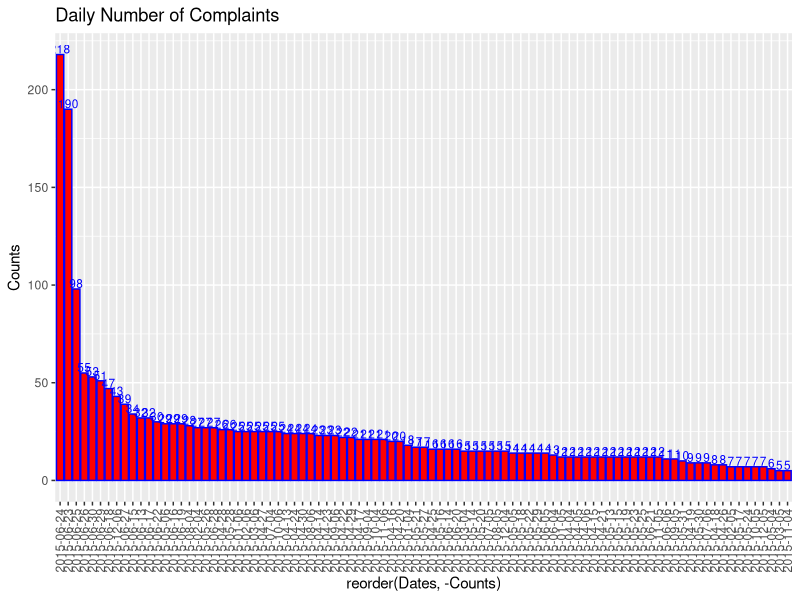
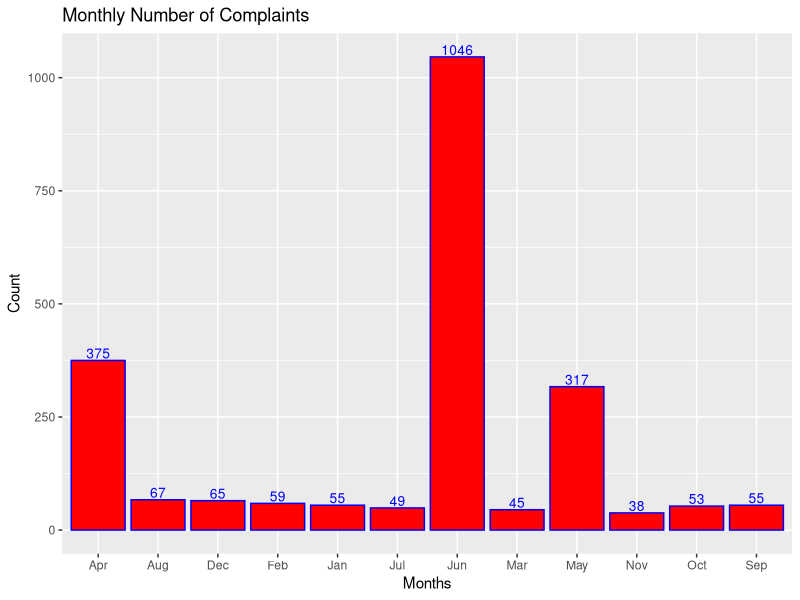
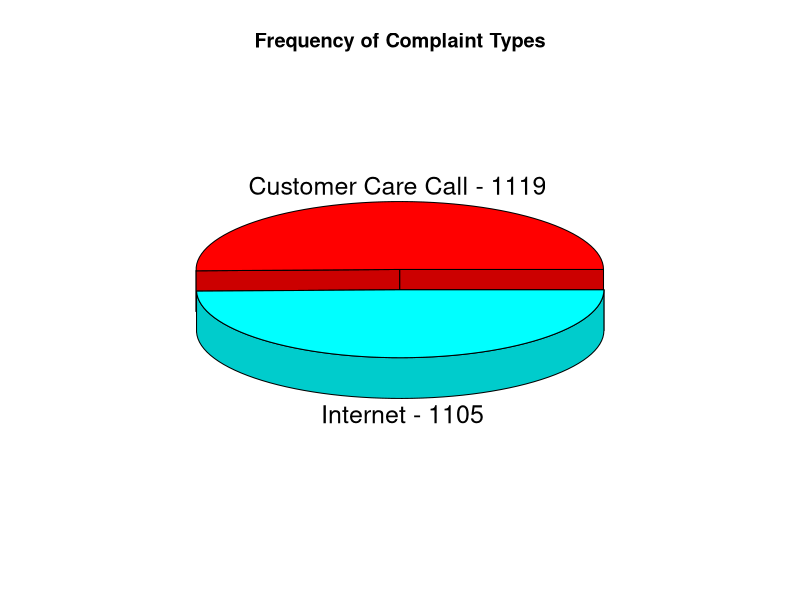
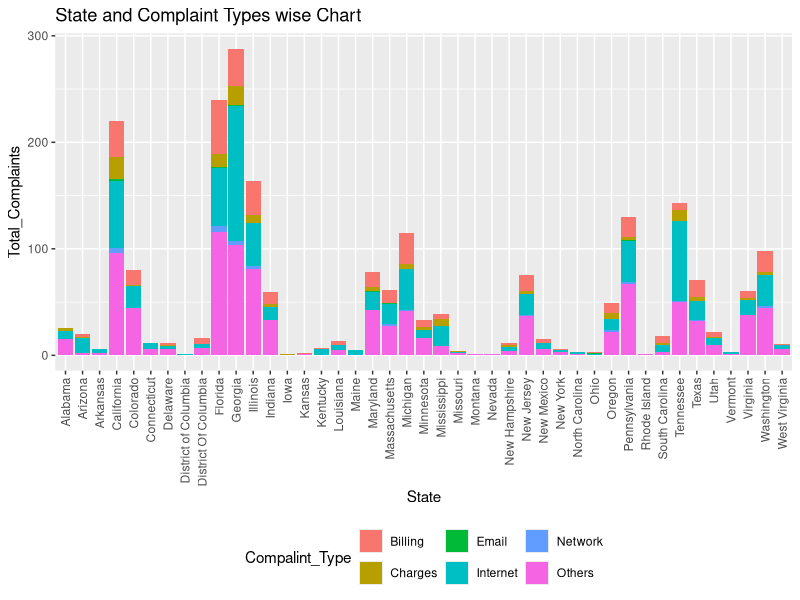
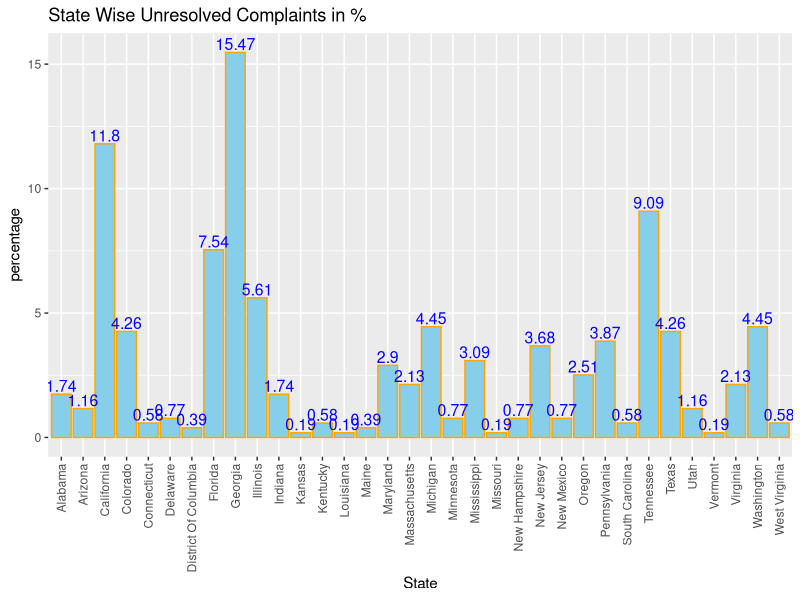
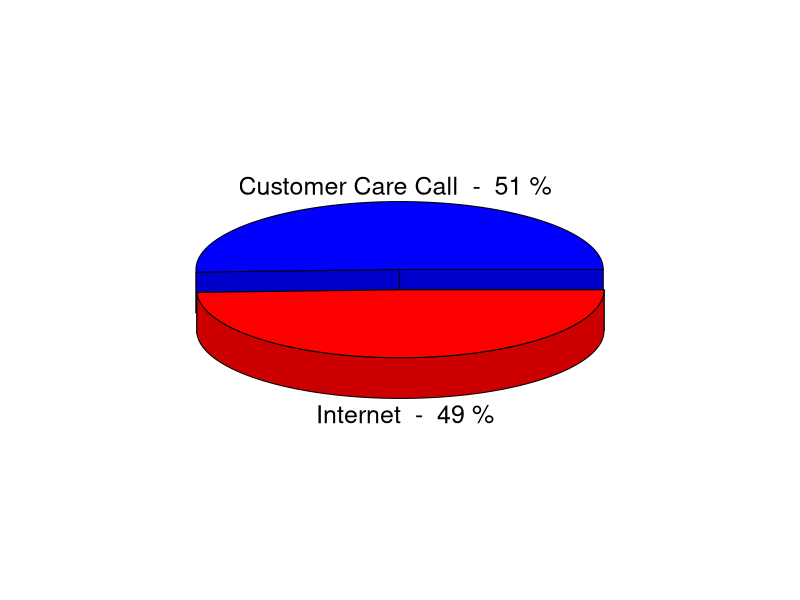

Generate these figures, in order, with R:
getwd()
setwd("C:/Users/rajan/Documents/Datasets")

library(ggplot2)
library(caTools)
library(dplyr)
library(lubridate)

#### Importing Data sets

comsdata <- read.csv("Comcast Telecom Complaints data.csv")

#### Finding NAs

sum(is.na(comsdata))
colSums(is.na(comsdata))


# Adding a new variable as a count

Countsdata = "1"
comsdata$count <- Countsdata
head(comsdata)

#### Trend Chart for Daily and Monthly ####

# Daily


date1 <- parse_date_time(comsdata$Date,orders = "%d!-%m!-%y!") # (Using lubridate Library )
date1
comsdata$Date <- date1
head(comsdata)


datetable <-as.data.frame( table(comsdata$Date,comsdata$count))
datetable
names(datetable)[1] <- paste("Dates")
names(datetable)[3] <- paste("Counts")

bar_theme1<- theme(axis.text.x = element_text(angle = 90, hjust = 1, vjust = 0.5), 
                   legend.position="top" )


ggplot(data = datetable,aes(x = reorder(Dates,-Counts) ,y = Counts)) + geom_bar(stat = "identity",fill = "Red",color = "blue")  +bar_theme1 + ggtitle("Daily Number of Complaints") + geom_text(aes(label = Counts),vjust = -0.1,size = 3, color = "blue")

# Monthly

Month<- format(comsdata$Date,"%m")  # Month Done
Month <- month.abb[as.integer(Month)]
Month
comsdata$Months <- Month
head(comsdata)
monthtable <- as.data.frame(table(comsdata$Months,comsdata$count))
monthtable
names(monthtable)[1] <- paste("Months")
names(monthtable)[3] <- paste("Count")
head(monthtable)
names(monthtable)
monthtable$Var2 <- NULL


ggplot(data = monthtable,aes(x = Months ,y = Count)) + 
  geom_bar(stat = "identity",fill = "Red",color = "blue") + 
  ggtitle("Monthly Number of Complaints") + 
  geom_text(aes(label = Count),vjust = -0.2,size = 3.5, color = "blue")

#### Table With the Frequency of Complain Types ####


complaints <- as.data.frame(table(comsdata$Received.Via))
complaints

names(complaints)[1] <- paste("Received")
names(complaints)[2] <- paste("ComplaintsNo")
complaints


label = paste(complaints$Received,"-",complaints$ComplaintsNo)
label

library(plotrix)
pie3D(complaints$ComplaintsNo,labels = label ,
      explode = 0.1,
      font = 5,
      main = "Frequency of Complaint Types")


####  Which complaint types are maximum i.e., around internet, network issues, or across any other domains. ####

customercomplaints <- comsdata$Customer.Complaint

#Types <- ifelse(grepl("*speed|*internet|*cable|*Cable|*data|*Internet|*Data |*usage",customercomplaints),"Internet",ifelse(grepl("*bill|*Bill",customercomplaints),"Billing Issue", ifelse(grepl("*calls|*network|*disconnect|*connect|*Connection|*Connection",customercomplaints),"Network Issue","Other Reasons")))

#Types <- ifelse(grepl("*speed|*internet|*cable|*Cable|*data|*Internet|*Data |*usage",customercomplaints),"Internet",ifelse(grepl("*bill|*Bill",customercomplaints),"Billing Issue", ifelse(grepl("*calls|*network|*disconnect|*connect|*Connection|*Connection",customercomplaints),"Network Issue","Other Reasons")))

Types <- ifelse(grepl('*bill| *Bill',customercomplaints),"Billing",ifelse(grepl('*charge| *Charge',customercomplaints),'Charges',ifelse(grepl('email',customercomplaints),"Email",ifelse(grepl("*speed|*internet|*cable|*Cable|*data|*Internet|*Data |*usage",customercomplaints),"Internet",ifelse(grepl('*calls|*network|*disconnect|*connect|*Connection|*Connection',customercomplaints),"Network","Others")))))
Types
comsdata$Complaint_Type <- Types
head(comsdata)
complaint_types<- data.frame(table(comsdata$Complaint_Type,comsdata$count)) 
names(complaint_types)[1] <- "Complaint Types"
names(complaint_types)[3] <- "Total"
complaint_types$Var2 <- NULL
complaint_types
complaint_types[which.max(complaint_types$Total),"Complaint Types"]

###########################################################
####  Open and Close New categorical Variable creation ####
###########################################################

status <- comsdata$Status

open.closed <- ifelse(grepl('Open',status)|grepl('Pending',status),"Open","Closed")
open.closed
table(open.closed)

comsdata$Open_Closed <- open.closed
head(comsdata)


############################################
#### stack bar chart of State wise  ####
############################################

statewisecomplaints <- as.data.frame(table(comsdata$Complaint_Type,comsdata$State))
statewisecomplaints
dim(statewisecomplaints)
names(statewisecomplaints)
names(statewisecomplaints)[1] <- paste("Compalint_Type")
names(statewisecomplaints)[2] <- paste("State")
names(statewisecomplaints)[3] <- paste("Total_Complaints")
bar_theme2<- theme(axis.text.x = element_text(angle = 90, hjust = 1, vjust = 0.5), 
                   legend.position ="bottom"  )
ggplot(statewisecomplaints,aes(x = State,y = Total_Complaints,fill = Compalint_Type )) + geom_bar(stat = "identity", legend = T ) + bar_theme2 + ggtitle("State and Complaint Types wise Chart")


###########################################
#### Which State has Maximum Complaints ####
###########################################


state_maximum_complaints <- data.frame(table(comsdata$State))
names(state_maximum_complaints)[1] <- "States"
names(state_maximum_complaints)[2] <- "Total_no_complaints"
state_maximum_complaints[which.max(state_maximum_complaints$Total_no_complaints),"States"]

################################################################
#### State wise Highest Percentage of unresolved complaints ####
################################################################

newcoms <- subset(comsdata, Open_Closed == "Open")
newcoms
head(newcoms)
names(newcoms)
unresolved_complaints <- as.data.frame(table(newcoms$Open_Closed,newcoms$State))
names(unresolved_complaints)
unresolved_complaints
unresolved_complaints$Var1 = NULL
names(unresolved_complaints)[1] <- paste("State")
names(unresolved_complaints)[2] <- paste("Counts")
bar_theme3<- theme(axis.text.x = element_text(angle = 90, hjust = 1, vjust = 0.5), 
                  legend.position="none")
percentage <- unresolved_complaints$Counts*100/sum(unresolved_complaints$Counts)
percentage
percentage <- round(percentage, digit = 2)
unresolved_complaints$percentage <- percentage
names(unresolved_complaints)
ggplot(data=unresolved_complaints,aes(x = State, y = percentage)) + geom_bar(stat = "identity",col = "orange",fill = "skyblue") + bar_theme3 + geom_text(aes(label = percentage),vjust = -0.2, size = 4, color = "blue") + ggtitle("State Wise Unresolved Complaints in %")
highest_percentage_state_unresolvedcomplaints <- unresolved_complaints[which.max(unresolved_complaints$percentage),"State"]
highest_percentage_state_unresolvedcomplaints # It is clearly says that "Georgia" has the highest percentage to Unresolved Complaints

############################
#### Provide the percentage of complaints resolved till date, which were received through theInternet and customer care calls. ####


newdata1 <- subset(comsdata, Open_Closed == "Closed")
newdata1
resolved <- as.data.frame(table(newdata1$Open_Closed,newdata1$Received.Via ))
resolved
resolved$Var1 = NULL
names(resolved)[1] <- paste("Received_via")
names(resolved)[2] <- paste("Counts")
percentage1 <- paste(round(resolved$Counts*100/ sum(resolved$Counts)),"%")
percentage1
resolved$percentage <- percentage1
resolved
label = paste(resolved$Received_via," - ",resolved$percentage)
pie3D(resolved$Counts,labels = label,
      explode = 0.1,
      font = 5,
      col = c("blue","red"))
